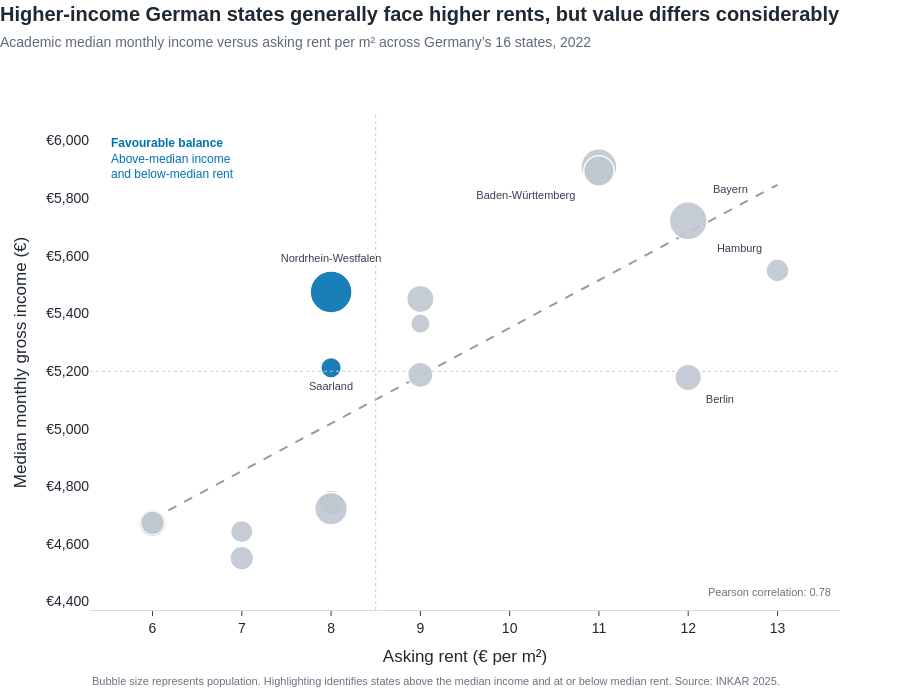

Here is the notebook cell this chart was saved with:
### Code cell
trend_slope, trend_intercept = np.polyfit(
    scatter_data["asking_rent"],
    scatter_data["median_income_academic"],
    1
)

trend_x = np.linspace(
    scatter_data["asking_rent"].min(),
    scatter_data["asking_rent"].max(),
    100
)

trend_y = (
    trend_slope * trend_x
    + trend_intercept
)

label_states = {
    "Nordrhein-Westfalen": "top center",
    "Saarland": "bottom center",
    "Hamburg": "top left",
    "Berlin": "bottom right",
    "Bayern": "top right",
    "Baden-Württemberg": "bottom left"
}

scatter_data["display_label"] = (
    scatter_data["state_name"]
    .where(
        scatter_data["state_name"].isin(
            label_states.keys()
        ),
        ""
    )
)

scatter_data["text_position"] = (
    scatter_data["state_name"]
    .map(label_states)
    .fillna("top center")
)

fig_2 = go.Figure()

# Contextual trend line
fig_2.add_trace(
    go.Scatter(
        x=trend_x,
        y=trend_y,
        mode="lines",
        line={
            "color": "#929CAA",
            "width": 2,
            "dash": "dash"
        },
        hoverinfo="skip",
        showlegend=False
    )
)

# State observations
fig_2.add_trace(
    go.Scatter(
        x=scatter_data["asking_rent"],
        y=scatter_data["median_income_academic"],
        mode="markers+text",
        text=scatter_data["display_label"],
        textposition=scatter_data["text_position"],
        textfont={
            "size": 11,
            "color": "#374151"
        },
        marker={
            "size": scatter_data["point_size"],
            "color": scatter_data["point_colour"],
            "opacity": 0.9,
            "line": {
                "color": "white",
                "width": 1.5
            }
        },
        customdata=scatter_data[
            [
                "state_name",
                "population",
                "estimated_rent_50sqm",
                "rent_burden_50sqm_pct",
                "income_after_rent_50sqm",
                "income_to_rent_index",
                "opportunity_score"
            ]
        ],
        hovertemplate=(
            "<b>%{customdata[0]}</b><br>"
            "Asking rent: €%{x:.0f} per m²<br>"
            "Academic median income: €%{y:,.0f} per month<br>"
            "Population: %{customdata[1]:,.0f}<br>"
            "Illustrative 50 m² rent: €%{customdata[2]:,.0f}<br>"
            "Illustrative rent burden: %{customdata[3]:.1f}%<br>"
            "Gross income after rent: €%{customdata[4]:,.0f}<br>"
            "Income-to-rent index: %{customdata[5]:.1f}<br>"
            "Opportunity score: %{customdata[6]:.1f}"
            "<extra></extra>"
        ),
        showlegend=False
    )
)

fig_2 = apply_publication_style(
    fig_2,
    title=(
        "Higher-income German states generally face higher rents, "
        "but value differs considerably"
    ),
    subtitle=(
        "Academic median monthly income versus asking rent per m² "
        "across Germany’s 16 states, 2022"
    ),
    x_title="Asking rent (€ per m²)",
    y_title="Median monthly gross income (€)",
    height=700
)

fig_2.update_layout(
    margin={
        "l": 90,
        "r": 60,
        "t": 115,
        "b": 90
    }
)

fig_2.update_xaxes(
    range=[
        scatter_data["asking_rent"].min() - 0.7,
        scatter_data["asking_rent"].max() + 0.7
    ],
    dtick=1
)

fig_2.update_yaxes(
    tickprefix="€",
    tickformat=",.0f",
    range=[
        scatter_data["median_income_academic"].min() - 180,
        scatter_data["median_income_academic"].max() + 180
    ]
)

# Median reference lines
fig_2.add_vline(
    x=rent_median,
    line_width=1,
    line_dash="dot",
    line_color="#C4CBD4"
)

fig_2.add_hline(
    y=income_median,
    line_width=1,
    line_dash="dot",
    line_color="#C4CBD4"
)

# Explain the highlighted quadrant
fig_2.add_annotation(
    x=0.02,
    y=0.97,
    xref="paper",
    yref="paper",
    text=(
        "<b>Favourable balance</b><br>"
        "Above-median income<br>"
        "and below-median rent"
    ),
    showarrow=False,
    xanchor="left",
    yanchor="top",
    align="left",
    font={
        "size": 12,
        "color": "#0072B2"
    },
    bgcolor="rgba(255,255,255,0.85)",
    borderpad=5
)

fig_2.add_annotation(
    x=0.99,
    y=0.02,
    xref="paper",
    yref="paper",
    text=(
        f"Pearson correlation: "
        f"{income_rent_correlation:.2f}"
    ),
    showarrow=False,
    xanchor="right",
    font={
        "size": 11,
        "color": "#6B7280"
    }
)

fig_2.add_annotation(
    x=0,
    y=-0.16,
    xref="paper",
    yref="paper",
    text=(
        "Bubble size represents population. Highlighting identifies "
        "states above the median income and at or below median rent. "
        "Source: INKAR 2025."
    ),
    showarrow=False,
    xanchor="left",
    align="left",
    font={
        "size": 11,
        "color": "#6B7280"
    }
)

fig_2.show()

### Figure 1 — Plotly figure (JSON) as saved in the notebook; plotly's stock layout.template omitted (floating-point values rounded to 4 significant figures)
{"data": [{"hoverinfo": "skip", "line": {"color": "#929CAA", "dash": "dash", "width": 2}, "mode": "lines", "showlegend": false, "type": "scatter", "x": [6.0, 6.071, 6.141, 6.212, 6.283, 6.354, 6.424, 6.495, 6.566, 6.636, 6.707, 6.778, 6.848, 6.919, 6.99, 7.061, 7.131, 7.202, 7.273, 7.343, 7.414, 7.485, 7.556, 7.626, 7.697, 7.768, 7.838, 7.909, 7.98, 8.051, 8.121, 8.192, 8.263, 8.333, 8.404, 8.475, 8.545, 8.616, 8.687, 8.758, 8.828, 8.899, 8.97, 9.04, 9.111, 9.182, 9.253, 9.323, 9.394, 9.465, 9.535, 9.606, 9.677, 9.747, 9.818, 9.889, 9.96, 10.03, 10.1, 10.17, 10.24, 10.31, 10.38, 10.45, 10.53, 10.6, 10.67, 10.74, 10.81, 10.88, 10.95, 11.02, 11.09, 11.16, 11.23, 11.3, 11.37, 11.44, 11.52, 11.59, 11.66, 11.73, 11.8, 11.87, 11.94, 12.01, 12.08, 12.15, 12.22, 12.29, 12.36, 12.43, 12.51, 12.58, 12.65, 12.72, 12.79, 12.86, 12.93, 13.0], "y": [4687.0, 4699.0, 4710.0, 4722.0, 4734.0, 4746.0, 4757.0, 4769.0, 4781.0, 4792.0, 4804.0, 4816.0, 4828.0, 4839.0, 4851.0, 4863.0, 4874.0, 4886.0, 4898.0, 4910.0, 4921.0, 4933.0, 4945.0, 4956.0, 4968.0, 4980.0, 4992.0, 5003.0, 5015.0, 5027.0, 5038.0, 5050.0, 5062.0, 5074.0, 5085.0, 5097.0, 5109.0, 5120.0, 5132.0, 5144.0, 5156.0, 5167.0, 5179.0, 5191.0, 5202.0, 5214.0, 5226.0, 5238.0, 5249.0, 5261.0, 5273.0, 5284.0, 5296.0, 5308.0, 5320.0, 5331.0, 5343.0, 5355.0, 5366.0, 5378.0, 5390.0, 5402.0, 5413.0, 5425.0, 5437.0, 5448.0, 5460.0, 5472.0, 5484.0, 5495.0, 5507.0, 5519.0, 5530.0, 5542.0, 5554.0, 5566.0, 5577.0, 5589.0, 5601.0, 5612.0, 5624.0, 5636.0, 5648.0, 5659.0, 5671.0, 5683.0, 5694.0, 5706.0, 5718.0, 5730.0, 5741.0, 5753.0, 5765.0, 5776.0, 5788.0, 5800.0, 5812.0, 5823.0, 5835.0, 5847.0]}, {"customdata": [["Baden-Württemberg", 11167721, 550, 9.308, 5359.0, 537.2, 64.86], ["Bayern", 13105221, 600, 10.49, 5122.0, 476.8, 64.86], ["Berlin", 3632853, 600, 11.59, 4578.0, 431.5, 51.86], ["Brandenburg", 2545159, 400, 8.433, 4344.0, 592.9, 44.38], ["Bremen", 695758, 450, 8.388, 4915.0, 596.1, 56.31], ["Hamburg", 1832675, 650, 11.71, 4899.0, 426.9, 61.55], ["Hessen", 6236933, 550, 9.331, 5345.0, 535.9, 63.94], ["Mecklenburg-Vorpommern", 1576049, 350, 7.539, 4293.0, 663.2, 38.11], ["Niedersachsen", 7982947, 400, 8.471, 4322.0, 590.3, 49.23], ["Nordrhein-Westfalen", 17964420, 400, 7.307, 5074.0, 684.3, 62.76], ["Rheinland-Pfalz", 4108555, 450, 8.256, 5000.0, 605.6, 52], ["Saarland", 1011891, 400, 7.675, 4812.0, 651.5, 49.89], ["Sachsen", 4049967, 300, 6.421, 4372.0, 778.7, 55.62], ["Sachsen-Anhalt", 2150239, 300, 6.42, 4373.0, 778.9, 47.28], ["Schleswig-Holstein", 2939283, 450, 8.676, 4737.0, 576.3, 46.95], ["Thüringen", 2118830, 350, 7.691, 4201.0, 650.1, 40.39]], "hovertemplate": "<b>%{customdata[0]}</b><br>Asking rent: €%{x:.0f} per m²<br>Academic median income: €%{y:,.0f} per month<br>Population: %{customdata[1]:,.0f}<br>Illustrative 50 m² rent: €%{customdata[2]:,.0f}<br>Illustrative rent burden: %{customdata[3]:.1f}%<br>Gross income after rent: €%{customdata[4]:,.0f}<br>Income-to-rent index: %{customdata[5]:.1f}<br>Opportunity score: %{customdata[6]:.1f}<extra></extra>", "marker": {"color": ["#BFC7D1", "#BFC7D1", "#BFC7D1", "#BFC7D1", "#BFC7D1", "#BFC7D1", "#BFC7D1", "#BFC7D1", "#BFC7D1", "#0072B2", "#BFC7D1", "#0072B2", "#BFC7D1", "#BFC7D1", "#BFC7D1", "#BFC7D1"], "line": {"color": "white", "width": 1.5}, "opacity": 0.9, "size": [36.08, 37.92, 26.59, 24.54, 19.51, 22.94, 30.5, 22.29, 32.67, 42.0, 27.39, 20.65, 27.29, 23.69, 25.33, 23.62]}, "mode": "markers+text", "showlegend": false, "text": ["Baden-Württemberg", "Bayern", "Berlin", "", "", "Hamburg", "", "", "", "Nordrhein-Westfalen", "", "Saarland", "", "", "", ""], "textfont": {"color": "#374151", "size": 11}, "textposition": ["bottom left", "top right", "bottom right", "top center", "top center", "top left", "top center", "top center", "top center", "top center", "top center", "bottom center", "top center", "top center", "top center", "top center"], "type": "scatter", "x": [11.0, 12.0, 12.0, 8.0, 9.0, 13.0, 11.0, 7.0, 8.0, 8.0, 9.0, 8.0, 6.0, 6.0, 9.0, 7.0], "y": [5909.0, 5722.0, 5178.0, 4744.0, 5365.0, 5549.0, 5895.0, 4643.0, 4722.0, 5474.0, 5450.0, 5212.0, 4672.0, 4673.0, 5187.0, 4551.0]}], "layout": {"annotations": [{"align": "left", "bgcolor": "rgba(255,255,255,0.85)", "borderpad": 5, "font": {"color": "#0072B2", "size": 12}, "showarrow": false, "text": "<b>Favourable balance</b><br>Above-median income<br>and below-median rent", "x": 0.02, "xanchor": "left", "xref": "paper", "y": 0.97, "yanchor": "top", "yref": "paper"}, {"font": {"color": "#6B7280", "size": 11}, "showarrow": false, "text": "Pearson correlation: 0.78", "x": 0.99, "xanchor": "right", "xref": "paper", "y": 0.02, "yref": "paper"}, {"align": "left", "font": {"color": "#6B7280", "size": 11}, "showarrow": false, "text": "Bubble size represents population. Highlighting identifies states above the median income and at or below median rent. Source: INKAR 2025.", "x": 0, "xanchor": "left", "xref": "paper", "y": -0.16, "yref": "paper"}], "font": {"color": "#1F2933", "family": "Arial, sans-serif", "size": 14}, "height": 700, "hoverlabel": {"bgcolor": "white", "font": {"size": 13}}, "margin": {"b": 90, "l": 90, "r": 60, "t": 115}, "paper_bgcolor": "white", "plot_bgcolor": "white", "shapes": [{"line": {"color": "#C4CBD4", "dash": "dot", "width": 1}, "type": "line", "x0": 8.5, "x1": 8.5, "xref": "x", "y0": 0, "y1": 1, "yref": "y domain"}, {"line": {"color": "#C4CBD4", "dash": "dot", "width": 1}, "type": "line", "x0": 0, "x1": 1, "xref": "x domain", "y0": 5199.0, "y1": 5199.0, "yref": "y"}], "showlegend": false, "title": {"text": "<b>Higher-income German states generally face higher rents, but value differs considerably</b><br><span style='font-size:14px;color:#5F6B7A'>Academic median monthly income versus asking rent per m² across Germany’s 16 states, 2022</span>", "x": 0, "xanchor": "left", "y": 0.97, "yanchor": "top"}, "xaxis": {"dtick": 1, "linecolor": "#D7DCE2", "range": [5.3, 13.7], "showgrid": false, "showline": true, "ticks": "outside", "title": {"text": "Asking rent (€ per m²)"}, "zeroline": false}, "yaxis": {"range": [4371.0, 6089.0], "showgrid": false, "showline": false, "tickformat": ",.0f", "tickprefix": "€", "ticks": "", "title": {"text": "Median monthly gross income (€)"}, "zeroline": false}}}
